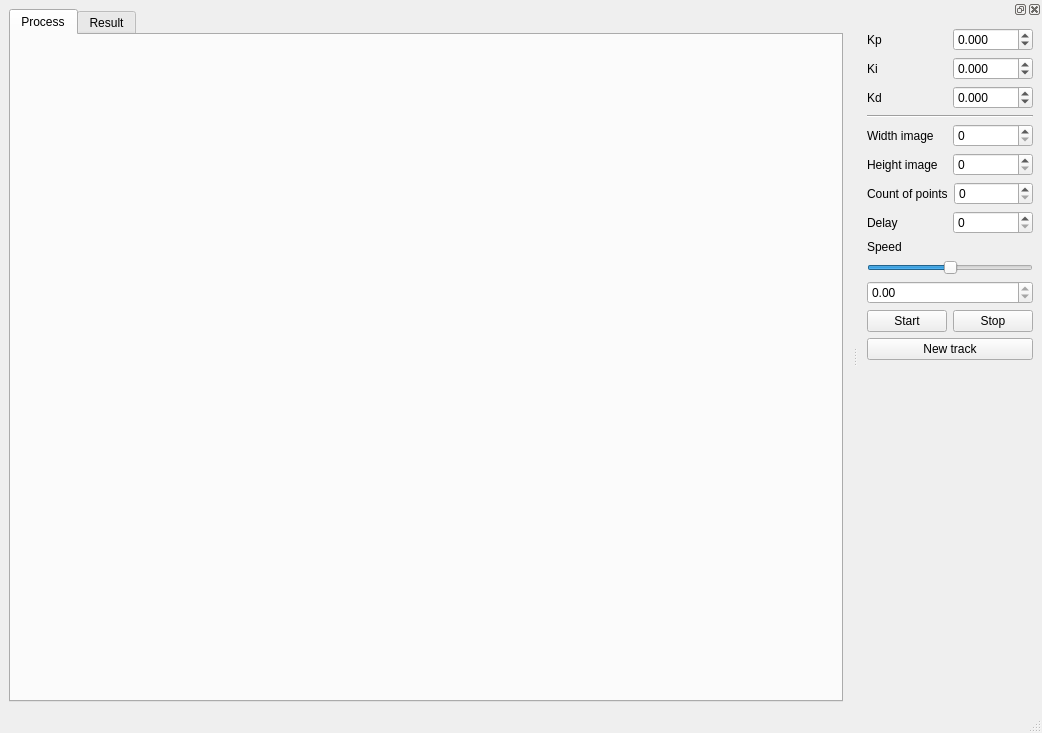
<?xml version="1.0" encoding="UTF-8"?>
<ui version="4.0">
 <class>MainWindow</class>
 <widget class="QMainWindow" name="MainWindow">
  <property name="geometry">
   <rect>
    <x>0</x>
    <y>0</y>
    <width>1042</width>
    <height>733</height>
   </rect>
  </property>
  <property name="windowTitle">
   <string>Imitator</string>
  </property>
  <widget class="QWidget" name="centralwidget">
   <layout class="QVBoxLayout" name="verticalLayout">
    <item>
     <widget class="QTabWidget" name="tabWidget">
      <property name="currentIndex">
       <number>0</number>
      </property>
      <widget class="QWidget" name="tab">
       <attribute name="title">
        <string>Process</string>
       </attribute>
       <layout class="QVBoxLayout" name="verticalLayout_3">
        <item>
         <widget class="Painter" name="w_process" native="true"/>
        </item>
       </layout>
      </widget>
      <widget class="QWidget" name="tab_2">
       <attribute name="title">
        <string>Result</string>
       </attribute>
       <layout class="QVBoxLayout" name="verticalLayout_4">
        <item>
         <widget class="Painter" name="w_res" native="true"/>
        </item>
       </layout>
      </widget>
     </widget>
    </item>
   </layout>
  </widget>
  <widget class="QMenuBar" name="menubar">
   <property name="geometry">
    <rect>
     <x>0</x>
     <y>0</y>
     <width>1042</width>
     <height>21</height>
    </rect>
   </property>
  </widget>
  <widget class="QStatusBar" name="statusbar"/>
  <widget class="QDockWidget" name="dockWidget">
   <attribute name="dockWidgetArea">
    <number>2</number>
   </attribute>
   <widget class="QWidget" name="dockWidgetContents">
    <layout class="QVBoxLayout" name="verticalLayout_2">
     <item>
      <layout class="QHBoxLayout" name="horizontalLayout_6">
       <property name="topMargin">
        <number>0</number>
       </property>
       <item>
        <widget class="QLabel" name="label_5">
         <property name="text">
          <string>Kp</string>
         </property>
        </widget>
       </item>
       <item>
        <widget class="QDoubleSpinBox" name="dsb_kp">
         <property name="decimals">
          <number>3</number>
         </property>
         <property name="minimum">
          <double>-999.000000000000000</double>
         </property>
         <property name="maximum">
          <double>999.000000000000000</double>
         </property>
         <property name="singleStep">
          <double>0.100000000000000</double>
         </property>
        </widget>
       </item>
      </layout>
     </item>
     <item>
      <layout class="QHBoxLayout" name="horizontalLayout_7">
       <property name="topMargin">
        <number>0</number>
       </property>
       <item>
        <widget class="QLabel" name="label_6">
         <property name="text">
          <string>Ki</string>
         </property>
        </widget>
       </item>
       <item>
        <widget class="QDoubleSpinBox" name="dsb_ki">
         <property name="decimals">
          <number>3</number>
         </property>
         <property name="minimum">
          <double>-999.000000000000000</double>
         </property>
         <property name="maximum">
          <double>999.000000000000000</double>
         </property>
         <property name="singleStep">
          <double>0.100000000000000</double>
         </property>
        </widget>
       </item>
      </layout>
     </item>
     <item>
      <layout class="QHBoxLayout" name="horizontalLayout_8">
       <property name="topMargin">
        <number>0</number>
       </property>
       <item>
        <widget class="QLabel" name="label_7">
         <property name="text">
          <string>Kd</string>
         </property>
        </widget>
       </item>
       <item>
        <widget class="QDoubleSpinBox" name="dsb_kd">
         <property name="decimals">
          <number>3</number>
         </property>
         <property name="minimum">
          <double>-999.000000000000000</double>
         </property>
         <property name="maximum">
          <double>999.000000000000000</double>
         </property>
         <property name="singleStep">
          <double>0.100000000000000</double>
         </property>
        </widget>
       </item>
      </layout>
     </item>
     <item>
      <widget class="Line" name="line">
       <property name="orientation">
        <enum>Qt::Horizontal</enum>
       </property>
      </widget>
     </item>
     <item>
      <layout class="QHBoxLayout" name="horizontalLayout_4">
       <property name="topMargin">
        <number>0</number>
       </property>
       <item>
        <widget class="QLabel" name="label_3">
         <property name="text">
          <string>Width image</string>
         </property>
        </widget>
       </item>
       <item>
        <widget class="QSpinBox" name="sb_width">
         <property name="maximum">
          <number>10000</number>
         </property>
        </widget>
       </item>
      </layout>
     </item>
     <item>
      <layout class="QHBoxLayout" name="horizontalLayout_3">
       <property name="topMargin">
        <number>0</number>
       </property>
       <item>
        <widget class="QLabel" name="label_2">
         <property name="text">
          <string>Height image</string>
         </property>
        </widget>
       </item>
       <item>
        <widget class="QSpinBox" name="sb_height">
         <property name="maximum">
          <number>10000</number>
         </property>
        </widget>
       </item>
      </layout>
     </item>
     <item>
      <layout class="QHBoxLayout" name="horizontalLayout">
       <property name="topMargin">
        <number>0</number>
       </property>
       <item>
        <widget class="QLabel" name="label">
         <property name="text">
          <string>Count of points</string>
         </property>
        </widget>
       </item>
       <item>
        <widget class="QSpinBox" name="sb_count_point">
         <property name="maximum">
          <number>10000</number>
         </property>
        </widget>
       </item>
      </layout>
     </item>
     <item>
      <layout class="QHBoxLayout" name="horizontalLayout_5">
       <property name="topMargin">
        <number>0</number>
       </property>
       <item>
        <widget class="QLabel" name="label_4">
         <property name="text">
          <string>Delay</string>
         </property>
        </widget>
       </item>
       <item>
        <widget class="QSpinBox" name="sb_delay">
         <property name="maximum">
          <number>10000</number>
         </property>
        </widget>
       </item>
      </layout>
     </item>
     <item>
      <widget class="QLabel" name="label_8">
       <property name="text">
        <string>Speed</string>
       </property>
      </widget>
     </item>
     <item>
      <widget class="QSlider" name="hs_speedMax">
       <property name="maximum">
        <number>1000</number>
       </property>
       <property name="value">
        <number>500</number>
       </property>
       <property name="orientation">
        <enum>Qt::Horizontal</enum>
       </property>
      </widget>
     </item>
     <item>
      <widget class="QDoubleSpinBox" name="dsb_speedMax">
       <property name="readOnly">
        <bool>true</bool>
       </property>
      </widget>
     </item>
     <item>
      <layout class="QHBoxLayout" name="horizontalLayout_2">
       <item>
        <widget class="QPushButton" name="pb_start">
         <property name="text">
          <string>Start</string>
         </property>
        </widget>
       </item>
       <item>
        <widget class="QPushButton" name="pb_stop">
         <property name="text">
          <string>Stop</string>
         </property>
        </widget>
       </item>
      </layout>
     </item>
     <item>
      <widget class="QPushButton" name="pb_track">
       <property name="text">
        <string>New track</string>
       </property>
      </widget>
     </item>
     <item>
      <widget class="QLabel" name="lb_out">
       <property name="text">
        <string/>
       </property>
       <property name="wordWrap">
        <bool>true</bool>
       </property>
      </widget>
     </item>
     <item>
      <spacer name="verticalSpacer">
       <property name="orientation">
        <enum>Qt::Vertical</enum>
       </property>
       <property name="sizeHint" stdset="0">
        <size>
         <width>20</width>
         <height>40</height>
        </size>
       </property>
      </spacer>
     </item>
    </layout>
   </widget>
  </widget>
 </widget>
 <customwidgets>
  <customwidget>
   <class>Painter</class>
   <extends>QWidget</extends>
   <header>painter.h</header>
   <container>1</container>
  </customwidget>
 </customwidgets>
 <resources/>
 <connections/>
</ui>
